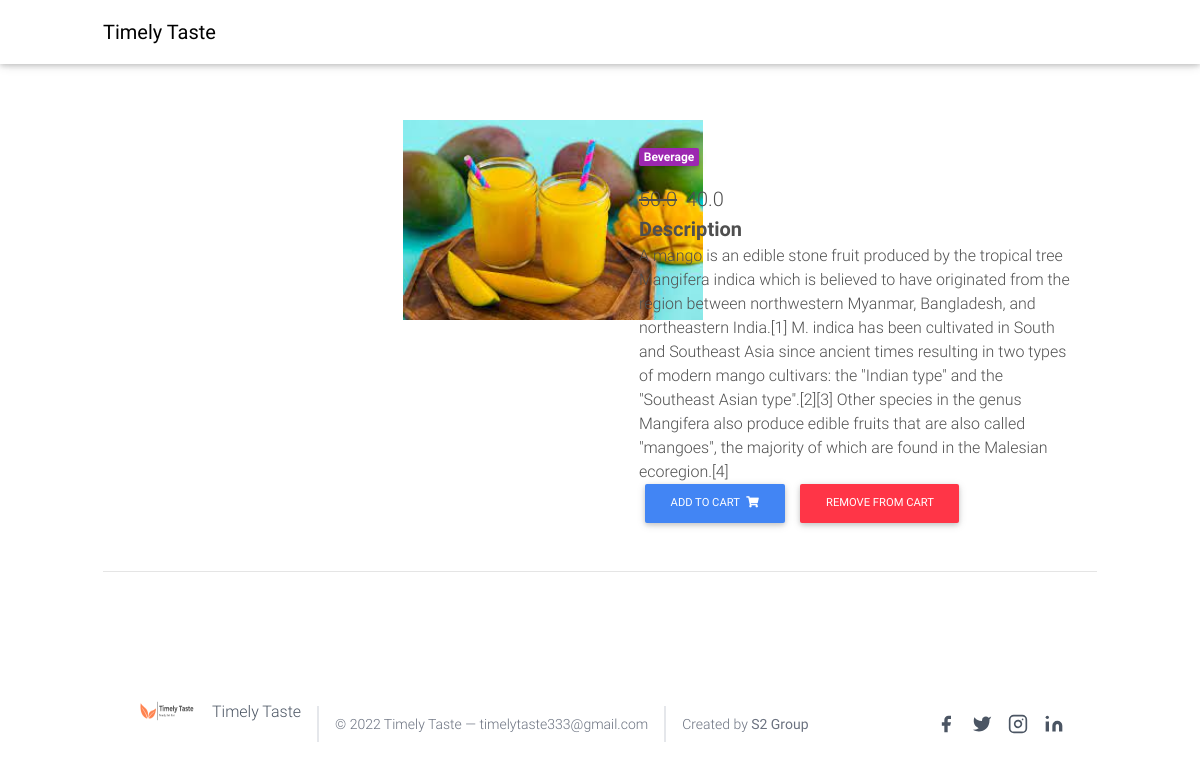
The page /product/mango-juice (signed in) on the database its author committed.
### home/models.py (models this page shows, shortened)
class Item(models.Model):
    title = models.CharField(max_length=100)
    price = models.FloatField()
    discount_price=models.FloatField(blank=True,null=True)
    category = models.CharField(choices=CATEGORY_CHOICES,max_length=2,null=True)
    label = models.CharField(choices=LABEL_CHOICES,max_length=10,null=True)
    description = models.TextField(null=True,blank=True)
    image = models.ImageField(null=True,blank=True)
    slug = models.SlugField()
    def get_add_to_cart_url(self):
        return reverse("home:add_to_cart",kwargs={
            'slug':self.slug
        })
    def get_remove_from_cart_url(self):
        return reverse("home:remove_from_cart",kwargs={
            'slug':self.slug
        })

### home/views.py (the view)
# urls.py: path('product/<slug>',views.product,name="product"),
@login_required(login_url="/")
def product(request,slug):
    context = {
        'items':Item.objects.all(),
        'slugs':Item.objects.get(slug=slug)
    }
    return render(request,"product.html",context)

### home/templatetags/cart_template_tags.py (called while the page is built)
@register.filter
def cart_item_count(user):
    if user.is_authenticated:
        qs = Order.objects.filter(user=user,ordered=False)
        if qs.exists():
            return qs[0].items.count()
    return 0

### templates/product.html (shortened to what this page needs)
{% load static %}
{% load cart_template_tags %}
<!DOCTYPE html>
<html lang="en">
<head>
  <script src="https://cdn.tailwindcss.com"></script>
  <link rel="stylesheet" href="https://use.fontawesome.com/releases/v5.11.2/css/all.css">
  <link href="{% static 'css/bootstrap.min.css' %}" rel="stylesheet">
  <link href="{% static 'css/mdb.min.css' %}" rel="stylesheet">
  <link href="{% static 'css/style.min.css' %}" rel="stylesheet">
</head>
<body>
  {% include 'navbar.html' %}
  <main class="mt-5 pt-4">
    <div class="container dark-grey-text mt-5">
      <div class="row wow fadeIn">
        <div class="col-md-6 mb-4">
          <img src="/static/{{slugs.image}}" class="img-fluid" alt="" height="300px" width="300px" style="position: relative; left:300px;">
        </div>
        <div class="col-md-6 mb-4">
          <div class="p-4">
            <div class="mb-3">
              <a href="">
                <span class="badge purple mr-1">{{slugs.get_category_display}}</span>
              </a>
            </div>
            <p class="lead">
                {% if slugs.discount_price %}
                <span class="mr-1">
                  <del>{{slugs.price}}</del>
                </span>
              <span>
                {{slugs.discount_price}}
              </span>
              {% endif %}
            </p>
            <p class="lead font-weight-bold">Description</p>
            <p>{{slugs.description}}</p>
            <a href ="{{slugs.get_add_to_cart_url}}" class="btn btn-primary btn-md my-0 p">Add to cart
              <i class="fas fa-shopping-cart ml-1"></i>
            </a>
            <a href ="{{slugs.get_remove_from_cart_url}}" class="btn btn-danger btn-md my-0 p">Remove from cart
            </a>
          </div>
        </div>
      </div>
      <hr>
  </main>
<br>
<br>
  <footer class="text-gray-600 body-font" style="padding:30px;">
    <div class="container px-5 py-8 mx-auto flex items-center sm:flex-row flex-col">
      <a class="flex title-font font-medium items-center md:justify-start justify-center text-gray-900">
        <img style="height:30px; width:60px;" src="/static/mainlogo.png">
        <span class="ml-3 text-xl"><a href="/index.html"> Timely Taste</a></span>
      </a>
      <p class="text-sm text-gray-500 sm:ml-4 sm:pl-4 sm:border-l-2 sm:border-gray-200 sm:py-2 sm:mt-0 mt-4">© 2022 Timely Taste —
        timelytaste333@gmail.com
      </p>
      <br>
      <p class="text-sm text-gray-500 sm:ml-4 sm:pl-4 sm:border-l-2 sm:border-gray-200 sm:py-2 sm:mt-0 mt-4">Created by <b>  S2 Group </b>
      </p>
      <span class="inline-flex sm:ml-auto sm:mt-0 mt-4 justify-center sm:justify-start">
        <a class="text-gray-500">
          <svg fill="currentColor" stroke-linecap="round" stroke-linejoin="round" stroke-width="2" class="w-5 h-5" viewBox="0 0 24 24">
            <path d="M18 2h-3a5 5 0 00-5 5v3H7v4h3v8h4v-8h3l1-4h-4V7a1 1 0 011-1h3z"></path>
          </svg>
        </a>
        <a class="ml-3 text-gray-500">
          <svg fill="currentColor" stroke-linecap="round" stroke-linejoin="round" stroke-width="2" class="w-5 h-5" viewBox="0 0 24 24">
            <path d="M23 3a10.9 10.9 0 01-3.14 1.53 4.48 4.48 0 00-7.86 3v1A10.66 10.66 0 013 4s-4 9 5 13a11.64 11.64 0 01-7 2c9 5 20 0 20-11.5a4.5 4.5 0 00-.08-.83A7.72 7.72 0 0023 3z"></path>
          </svg>
        </a>
        <a class="ml-3 text-gray-500">
          <svg fill="none" stroke="currentColor" stroke-linecap="round" stroke-linejoin="round" stroke-width="2" class="w-5 h-5" viewBox="0 0 24 24">
            <rect width="20" height="20" x="2" y="2" rx="5" ry="5"></rect>
            <path d="M16 11.37A4 4 0 1112.63 8 4 4 0 0116 11.37zm1.5-4.87h.01"></path>
          </svg>
        </a>
        <a class="ml-3 text-gray-500">
          <svg fill="currentColor" stroke="currentColor" stroke-linecap="round" stroke-linejoin="round" stroke-width="0" class="w-5 h-5" viewBox="0 0 24 24">
            <path stroke="none" d="M16 8a6 6 0 016 6v7h-4v-7a2 2 0 00-2-2 2 2 0 00-2 2v7h-4v-7a6 6 0 016-6zM2 9h4v12H2z"></path>
            <circle cx="4" cy="4" r="2" stroke="none"></circle>
          </svg>
        </a>
      </span>
    </div>
  </footer>
</body>
</html>

### rows shown on the page
Item: image (picture), category "Beverage", price "50.0", discount_price "40.0", description "A mango is an edible stone fruit produced by the tropical tree Mangifera indica which is believed to have originated from the region between northwestern Myanmar, Bangladesh, and northeastern India.[1] M. indica has been cultivated in South and Southeast Asia since ancient times resulting in two types of modern mango cultivars: the \"Indian type\" and the \"Southeast Asian type\".[2][3] Other species in the genus Mangifera also produce edible fruits that are also called \"mangoes\", the majority of which are found in the Malesian ecoregion.[4]"
